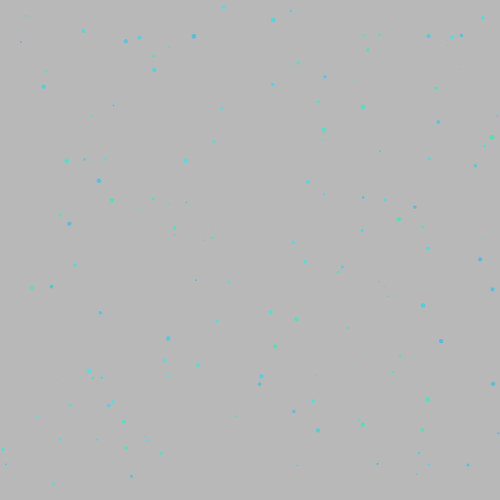
Frame 1 (no input)
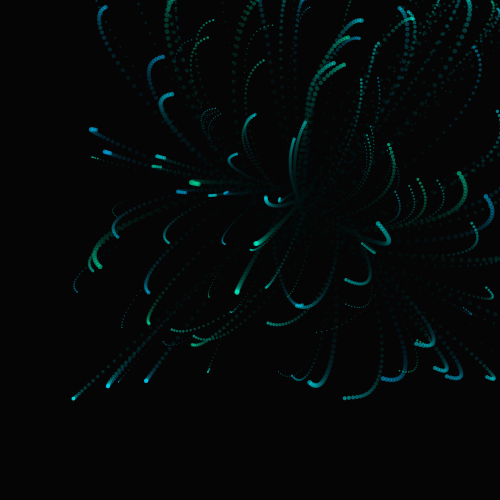
Frame 60 (the mouse pressed at the canvas centre just before this capture)
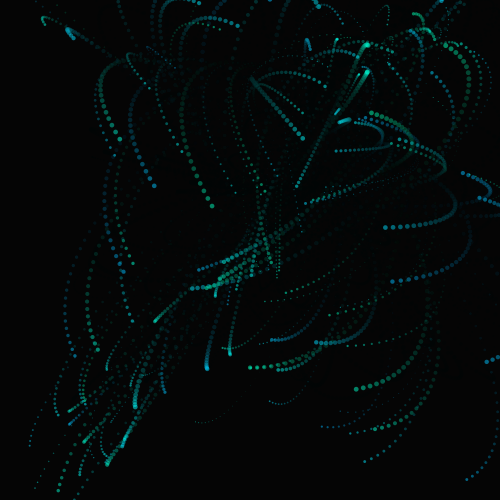
Frame 120 (the mouse held since frame 60 and released just before this capture)

The Processing sketch that drew these frames (run headless with seeded random() and noise(); from frame 60 on, the mouse is pressed at the canvas centre):

// Processing sketch: Exercise_2_9_Gravity_Invisible
// ── Exercise_2_9_Gravity_Invisible.pde
Mover[] movers = new Mover[150];
Attractor[] attractors = new Attractor[10];

void setup(){
  size(500,500);
  for(int i = 0; i< movers.length; i++){
    movers[i] = new Mover(random(width),random(height), random(1,5));
  }
  
  for(int j = 0; j<attractors.length; j++){
    attractors[j] = new Attractor(random(width),random(height));
  }
  
}

void draw(){
  //background(255,1);
  pushStyle();
  noStroke();
  rectMode(CENTER);
  
  fill(0,0,0,10);
  rect(width/2,height/2,width,height);
  popStyle();
  for(int i = 0 ; i < movers.length; i++){
    
    for(int j = 0; j<movers.length;j++){
      if(i!=j){
        PVector peerforce = movers[j].attract(movers[i]);
        movers[i].applyForce(peerforce);
      }
    }
    
    for(int k = 0; k<attractors.length; k++){
      PVector force = attractors[k].attract(movers[i]);
      movers[i].applyForce(force);
    }


    movers[i].update();
    movers[i].display();

  }

//  attractor.setSpin();
//  attractor.update();
  //attractor.display();

  //attractor2.setSpin();
  //attractor2.update();
  //attractor2.display();

}



//Mover m;
//Attractor a;
 
//void setup() {
//  size(640,360);
//  m = new Mover();
//  a = new Attractor();
//}
 
//void draw() {
//  background(255);
 
////Apply the attraction force from the Attractor on the Mover.
//  PVector force = a.attract(m);
//  m.applyForce(force);
//  m.update();
 
//  a.display();
//  m.display();
//}
// ── Attractor.pde
class Attractor{
  PVector location;
  PVector velocity;
  PVector acceleration;
  float mass;
  float G;
  
  Attractor(float x, float y){
    location = new PVector(x, y);
    velocity = new PVector(1,0);
    acceleration = new PVector(0,0);
    mass = 20;
    G =0.4;
    
  }
  
  void setSpin(){
      PVector center = new PVector(width/2,height/2);
      PVector force = PVector.sub(center,location);
      float dis = force.mag();
      dis = constrain(dis,10.0,25.0);

      force.normalize();
      float strength = G*mass*1000/(dis*dis);
      force.mult(strength);
      applyForce(force);
  }
  
  void applyForce(PVector force){
    PVector f = PVector.div(force,mass);
    acceleration.add(f);
  }
  
  void update(){
    velocity.add(acceleration);
    location.add(velocity);
    acceleration.mult(0);
  }
 
  void display(){
    pushStyle();
    fill(20);
    ellipse(location.x,location.y,mass,mass);
    popStyle();
  }
  
  PVector attract(Mover m){
    PVector force = PVector.sub(location,m.location);
    float distance = force.mag();
    distance = constrain(distance,5.0,25.0);
    
    force.normalize();
    float dir=1;
    //if(distance<10){
    //  dir = -1;
    //}else{
    //  dir = 0.5;
    //}
    float strength = 5*dir*(G*mass*m.mass)/(distance*distance);
    force.mult(strength);
    return force;
    
  }
}


//class Attractor {
//  float mass;
//  PVector location;
//  float G;
 
//  Attractor() {
//    location = new PVector(width/2,height/2);
//    mass = 20;
//    G = 0.4;
//  }
 
//  PVector attract(Mover m) {
//    PVector force = PVector.sub(location,m.location);
//    float distance = force.mag();
////Remember, we need to constrain the distance so that our circle doesn’t spin out of control.
//    distance = constrain(distance,5.0,25.0);
 
 
//    force.normalize();
//    float strength = (G * mass * m.mass) / (distance * distance);
//    force.mult(strength);
//    return force;
//  }
 
//  void display() {
//    stroke(0);
//    fill(175,200);
//    ellipse(location.x,location.y,mass*2,mass*2);
//  }
//}
// ── Mover.pde
class Mover{
  PVector location;
  PVector velocity;
  PVector acceleration;
  float mass;
  float G;
  color CL;

  Mover(float _x, float _y, float _m){
    location = new PVector(_x,_y);
    velocity = new PVector(1,0);
    acceleration = new PVector(0,0);
    mass = _m;
    G =0.4;
    colorMode(HSB,100);
    CL = color(random(45,55),100,100,50);

  }
  
  void update(){
    velocity.add(acceleration);
    location.add(velocity);
    acceleration.mult(0);
  }
  
  void display(){
    pushStyle();
    //noStroke();
    fill(CL);

    noStroke();
    ellipse(location.x,location.y,mass,mass);
    popStyle();
  }
  
  
  void applyForce(PVector force){
    PVector f = PVector.div(force,mass);
    acceleration.add(f);
  }
  
  PVector attract(Mover m){
    PVector force = PVector.sub(location,m.location);
    float distance = force.mag();
    distance = constrain(distance,5.0,25.0);
    force.normalize();
    
    float strength = (G*mass*m.mass)/(distance*distance);
    force.mult(strength);
    return force;
  }
}


//class Mover {

//  PVector location;
//  PVector velocity;
//  PVector acceleration;
//  float mass;

//  Mover() {
//    location = new PVector(400,50);
//    velocity = new PVector(1,0);
//    acceleration = new PVector(0,0);
//    mass = 1;
//  }
  
//  void applyForce(PVector force) {
//    PVector f = PVector.div(force,mass);
//    acceleration.add(f);
//  }
  
//  void update() {
//    velocity.add(acceleration);
//    location.add(velocity);
//    acceleration.mult(0);
//  }

//  void display() {
//    stroke(0);
//    strokeWeight(2);
//    fill(127);
//    ellipse(location.x,location.y,16,16);
//  }

//  void checkEdges() {

//    if (location.x > width) {
//      location.x = 0;
//    } else if (location.x < 0) {
//      location.x = width;
//    }

//    if (location.y > height) {
//      velocity.y *= -1;
//      location.y = height;
    //}

  //}
//
//}
